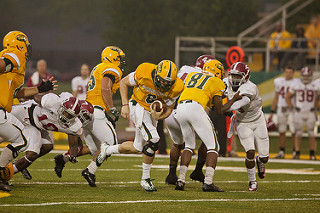
#> input picture queryfolder/Search football  Flickr(31).jpg, 320 x 213 px; its folder holds only this picture in this run
$ python orbndbrief.py   (Python 2 division)   (older library calls are emulated)
#> lines starting #> are read from the running program, lines starting #| are printed output that depends on the picture
import numpy as np
import cv2

import os

'''Input image'''
def get_image(filename):
    img = cv2.imread(filename)  # read image in b,g,r order
#> img is the input picture: shape (213, 320, 3); mean B, G, R 65.1, 98.8, 115.2
    img = cv2.cvtColor(img, cv2.COLOR_BGR2RGB)   # change to r,g,b order
    img = cv2.resize(img, (224, 224))  # resize to 224*224 to fit model
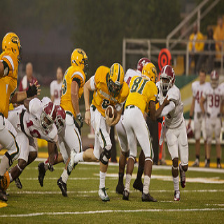
#> img: shape (224, 224, 3); mean R, G, B 115.1, 98.7, 65
    return img


'''ORB feature extractor'''
def orb_light(img):
	orb = cv2.ORB()
	kp = orb.detect(img,None)
	kp, des = orb.compute(img, kp)
	print des.shape
	x = des
	x = np.average(x, axis=0)
	return x

'''BRIEF feature extractor'''
def brief_heavy(img):
	star = cv2.FeatureDetector_create("STAR")

	# Initiate BRIEF extractor
	brief = cv2.DescriptorExtractor_create("BRIEF")

	kp = star.detect(img,None)

	kp, des = brief.compute(img, kp)
	print des.shape
	x = des
	x = np.average(x, axis=0)
	return x


'''To extract features of dataset'''
# [8 lines of commented-out code are left out]

'''To extract features of queries'''
datas = np.array([get_image('queryfolder/'+img) for img in os.listdir('queryfolder/')])

# all_images = np.vstack([football,lion,guitar,art,buildings,people,piano,statues])
all_images = np.array(datas)


feautute_lis = []
feautute_lis1 = []

'''extract the features'''
x_error = []
for i in range(len(all_images)):
	try:
		x = orb_light(all_images[i])
		y = brief_heavy(all_images[i])
		feautute_lis.append(x)
		feautute_lis1.append(y)
	except Exception, e:
		feautute_lis.append(np.zeros(32))
		feautute_lis1.append(np.zeros(32))
#> this loop made 1 pass
#| (433, 32)
#| (48, 32)
#> pass 1, in orb_light, `x = des`:
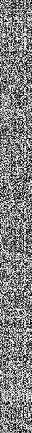
#> x: shape (433, 32); min 0, max 255, mean 128.2
#> pass 1, in brief_heavy, `x = des`:
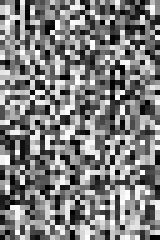
#> x: shape (48, 32) (shown 5 times larger); min 0, max 255, mean 126.3
#> after the loop, feautute_lis = 1 item; feautute_lis1 = 1 item


import pandas as pd

'''Storing in features in CSV'''

df = pd.DataFrame(feautute_lis)
#> df = table of 1 rows and 32 columns
# df = df.drop(df.columns[0], axis=0)
'''For ORB'''
df.to_csv('query_values_full_light.csv')
df = pd.DataFrame(feautute_lis1)
# df = df.drop(df.columns[0], axis=0)
'''For BRIEF'''
df.to_csv('query_values_full_heavy.csv')

$ run again, on queryfolder/Search lion  Flickr(2).jpg
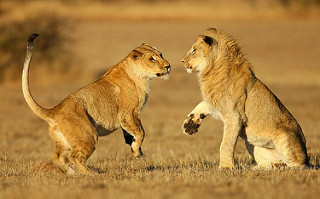
#> input picture queryfolder/Search lion  Flickr(2).jpg, 320 x 199 px
#> in get_image, img is the input picture: shape (199, 320, 3); mean B, G, R 63.8, 129, 173.8
#> in get_image, `img = cv2.resize(img, (224, 224))`:
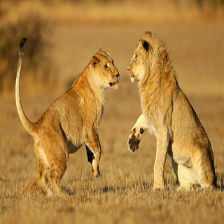
#> img: shape (224, 224, 3); mean R, G, B 173.6, 128.9, 63.7
#> the loop `for i in range(len(all_images)):` made 1 pass
#| (392, 32)
#| (14, 32)
#> pass 1, in orb_light, `x = des`:
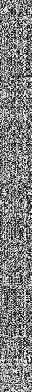
#> x: shape (392, 32); min 0, max 255, mean 126.7
#> after the loop `for i in range(len(all_images)):`: feautute_lis = 1 item
#> df = table of 1 rows and 32 columns
